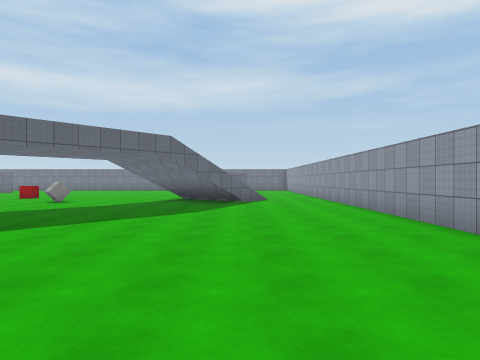
View 1 (above)

24 first-person views from a walk through a Unity game level. The camera is 1.5 m above the floor, looks level and sees 70° across. The floor is counted in squares, 2 m on a side. Each view is taken from the middle of a square. On the plan, view 1 faces up. The plan holds only what a view shows up to about 11 squares ahead; the rest is blank. The place goes on beyond the plan. Surface patterns are stand-ins for the level's own textures.

View 2
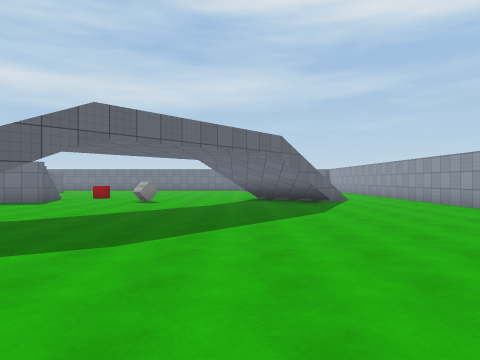

View 3
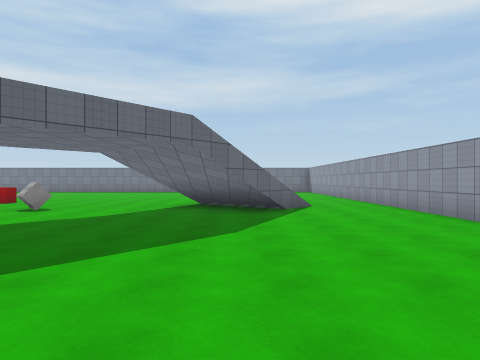

View 4
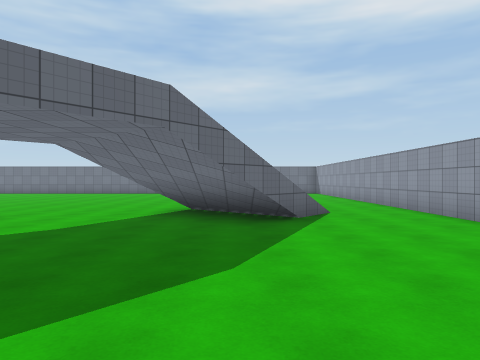

View 5
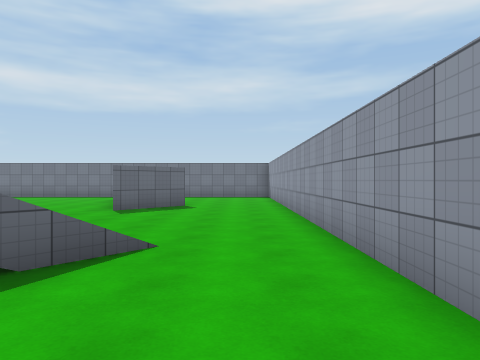

View 6
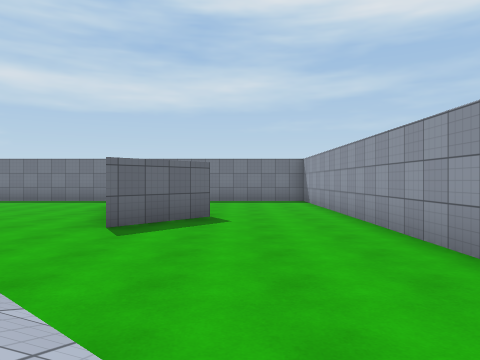

View 7
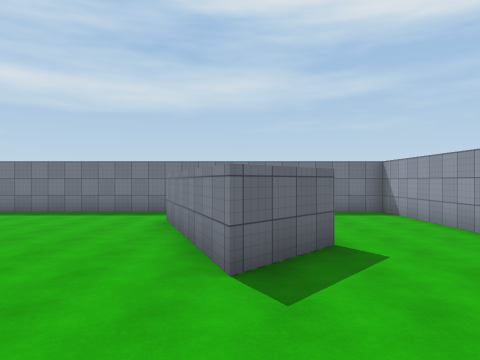

View 8
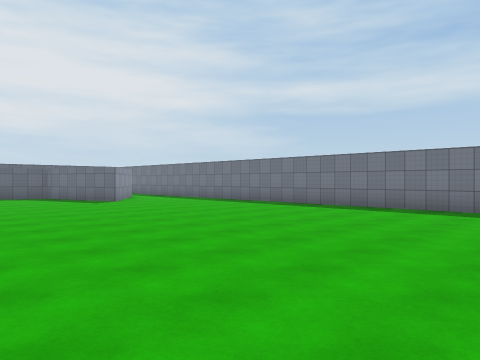

View 9
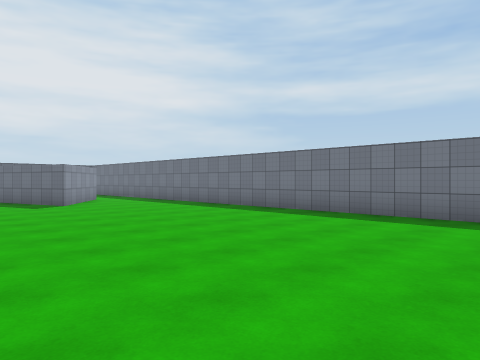

View 10
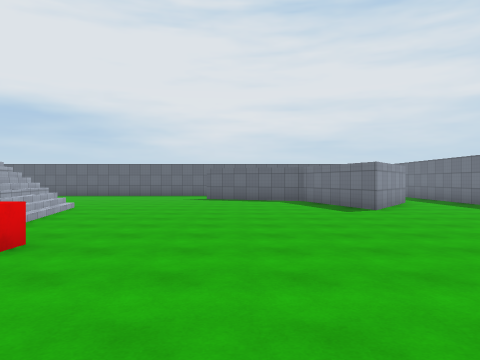

View 11
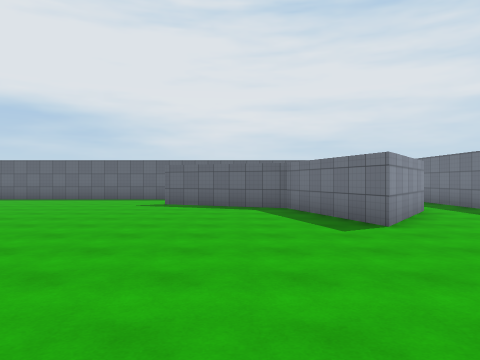

View 12
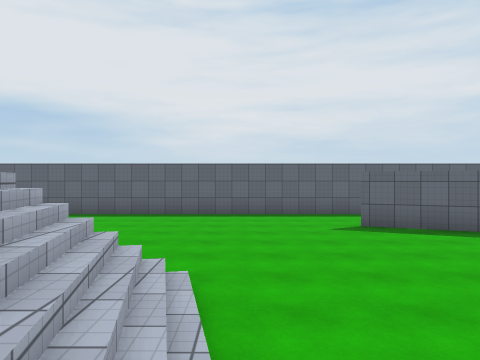

View 13
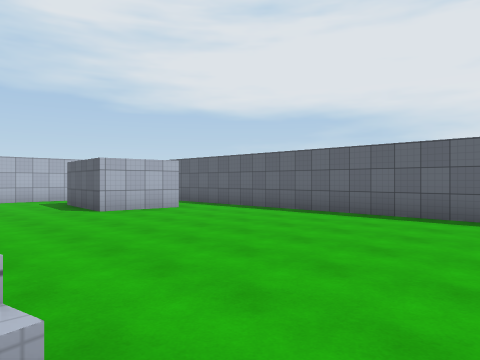

View 14
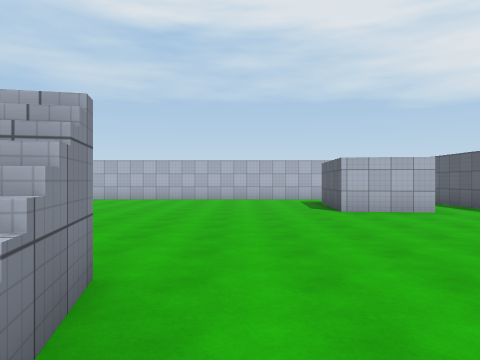

View 15
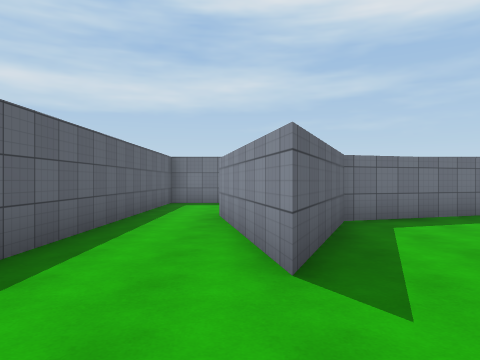

View 16
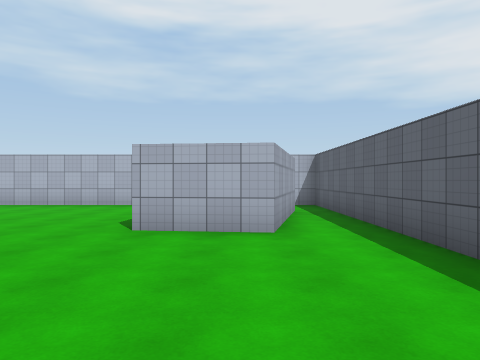

View 17
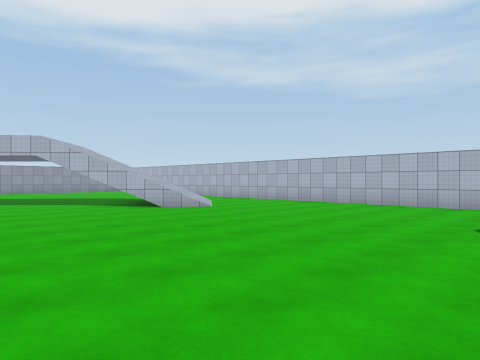

View 18
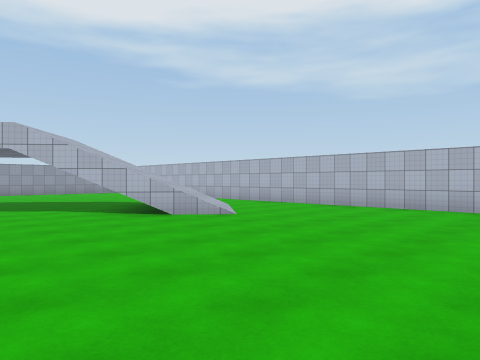

View 19
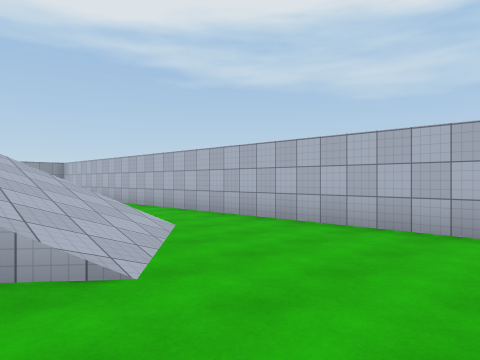

View 20
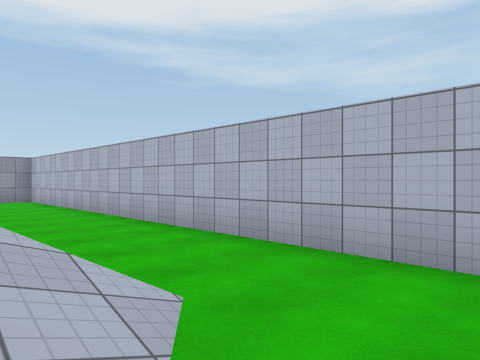

View 21
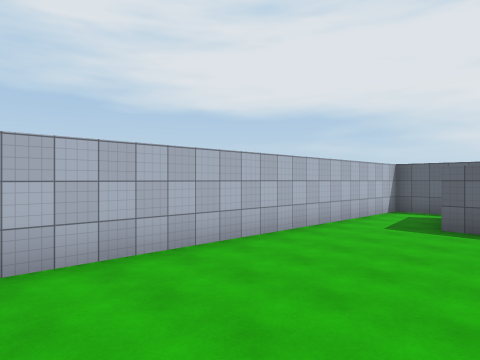

View 22
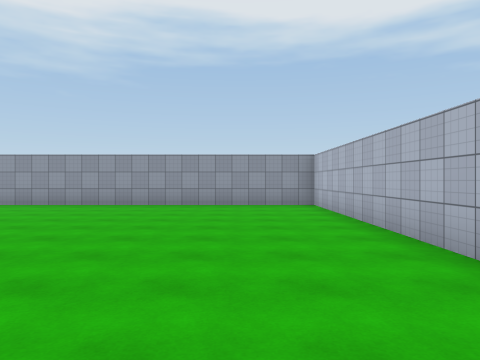

View 23
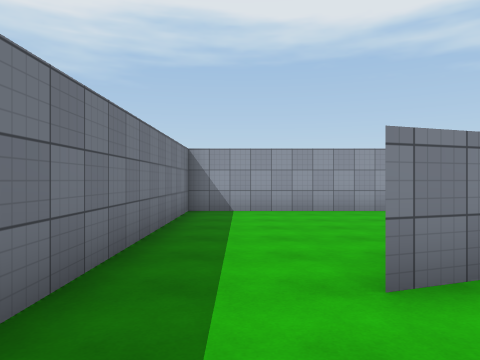

View 24
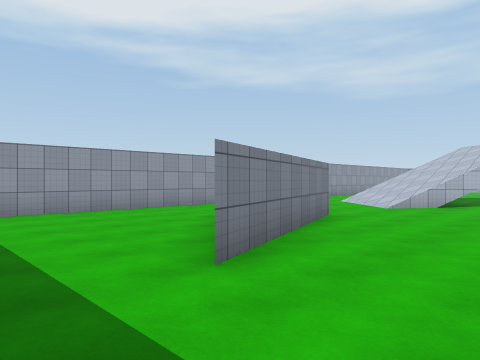

### Floor plan
Key: @ floor where view 1 was taken; # wall or solid block; . floor; / step, stairs or slope; = window, fence, low wall or low ledge; C cube; R red cube.
Columns run from 22 left of view 1 to 4 right of it. Each row starts with its distance up from view 1.
 25    #####   ################
 24 #.......   ...............#
 23 #..  .....................#
 22 #..   #............#......#
 21 #..   ##...........##.....#
 20 #..######...........##....#
 19 #..##................##...#
 18 #..##................#....#
 17 #...#.....................#
 16 #...#.....................#
 15 #.........................#
 14 #............R......///...#
 13 #........///  .....#////..#
 12 #.......///    .C..////...#
 11 #.......#/  /.......//....#
 10 #........   ..............#
  9 #.........................#
  8 #.........................#
  7 #.........................#
  6 #............/=...........#
  5 #..##.......////..........#
  4 #..##.......//// .........#
  3 #.###......./// ..........#
  2 #.###........./...........#
  1 #.........................#
  0 #.....................@...#
 -1 ###########################

Positions as (right, up) in squares from view 1, and headings:
1: (0, 0), facing up
2: (-3, 0), facing up
3: (-1, 3), facing up
4: (-1, 5), facing up
5: (2, 9), facing up
6: (1, 12), facing up
7: (-1, 14), facing up
8: (-2, 15), facing up-left
9: (-3, 17), facing up-left
10: (-5, 17), facing left
11: (-8, 18), facing left
12: (-11, 13), facing left
13: (-14, 13), facing down-left
14: (-15, 13), facing down
15: (-19, 13), facing up
16: (-19, 10), facing down
17: (-18, 10), facing down-right
18: (-16, 9), facing down-right
19: (-13, 5), facing down-right
20: (-10, 3), facing down-right
21: (-10, 4), facing down-left
22: (-7, 2), facing right
23: (-5, 23), facing right
24: (-5, 24), facing down-right
